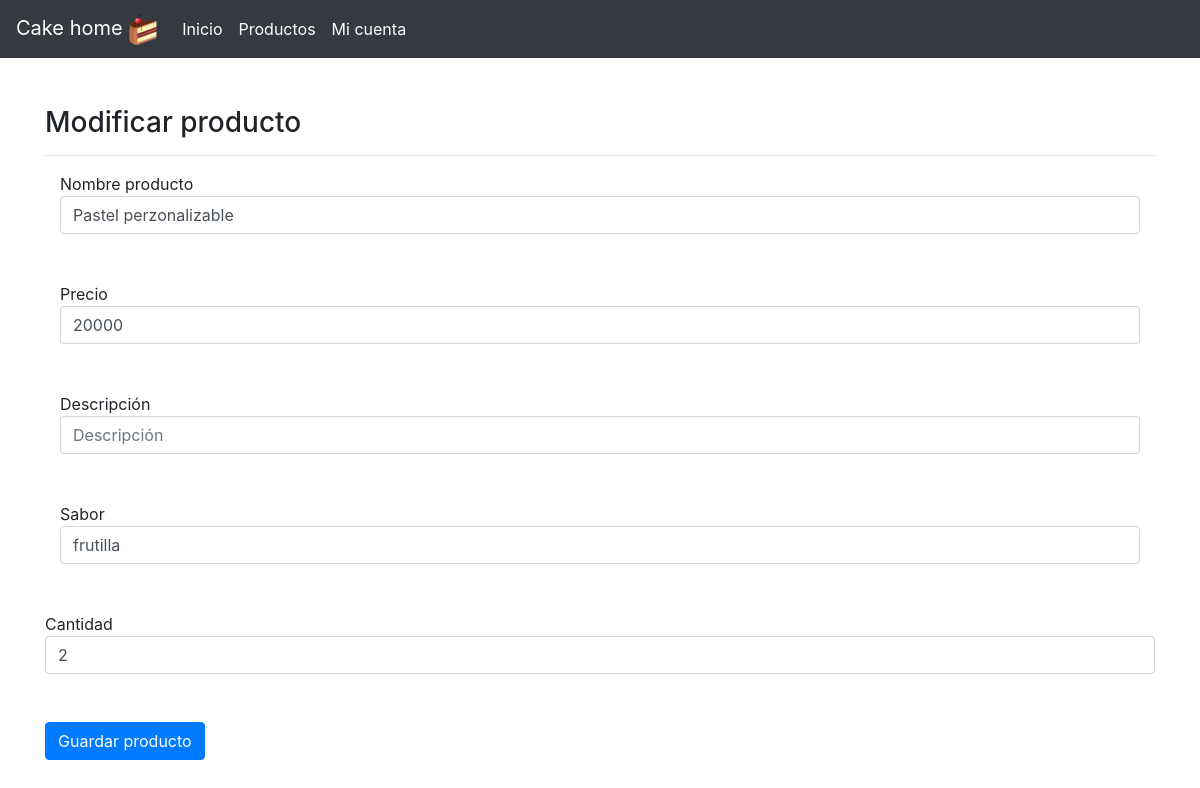
The app's page /pasteleria/modificar/4 with its own data.
### pasteleria/models.py (models this page shows, shortened)
class Producto(models.Model):
	producto = models.CharField(max_length=30)
	precio = models.IntegerField(default=0)
	descripcion = models.CharField(max_length=30)
	sabor = models.CharField(max_length=20)
	cantidad = models.IntegerField(default=0)

### pasteleria/views.py (the view)
# urls.py: path('modificar/<id>', views.modificar, name="modificar"),
def modificar(request, id):
    producto = None
    lista = Producto.objects.get(id=id)
    producto = lista
    return render(request, 'pasteleria/modificar.html',{'producto':producto})

### pasteleria/templates/pasteleria/modificar.html (shortened to what this page needs)
<link rel="stylesheet" href="https://stackpath.bootstrapcdn.com/bootstrap/4.3.1/css/bootstrap.min.css">
{% load static %}
<nav class="navbar navbar-expand-md navbar-dark bg-dark">
    <a href='{% static "pasteleria/css/estilos.css"%}' id="menu-titulo" class="navbar-brand text white">
        Cake home
        <img src='{% static "pasteleria/img/logo.png" %}' width="30 px" height="30px">
      </a>
      <div class="collapse navbar-collapse" id="navbarSupportedContent">
        <ul class="navbar-nav mr-auto">
            <li id="incio" class="nav-item active">
                <a href="http://localhost:8000/pasteleria/" id="menu-home" class="nav-link">Inicio</a>
            </li>
            <li  class="nav-item active">
                <a href="http://localhost:8000/pasteleria/productos" id="menu-productos" class="nav-link">Productos</a>
            </li>
            <li class="nav-item active">
                <a href="http://localhost:8000/pasteleria/inicio_sesion" id="miCuenta" class="nav-link">Mi cuenta</a>
            </li>
        </ul>
    </div>
</nav>
{% if producto %}
   <div class="container">
        <form action="{% url 'pasteleria:modificar_producto' producto.id %}" method="POST">
            <br><br>
            <h3>Modificar producto</h3>
            <hr>
            <div class="form-group">
            <div class="col">
                Nombre producto <input type="text" class="form-control" name="producto" value="{{ producto.producto }}">
            </div>
            <br>
            <br>
            <div class="col">
                Precio <input type="number" class="form-control" name="precio" value="{{ producto.precio }}" >
            </div>
            <br>
            <br>
            <div class="col">
                Descripción <input  size="50" class="form-control" name="mensaje" type="text" placeholder="Descripción" value="{{ producto.mensaje }}"  >
            </div>
            <br>
            <br>
            <div class="col">
                Sabor <input type="text" class="form-control" name="sabor" value="{{ producto.sabor }}" >
            </div>
            <br>
            <br>
            <div>
                Cantidad <input type="number" class="form-control" name="cantidad" value="{{ producto.cantidad }}" >
            </div>
            <br>
            <br>
            <input class="btn btn-primary" type="submit" value="Guardar producto">
            </div>
        </form>
</div>
{% else %}
    <p>No se han encontrado productos</p>
{% endif %}

### records on screen
Producto: producto "Pastel perzonalizable", precio "20000", sabor "frutilla", cantidad "2"
